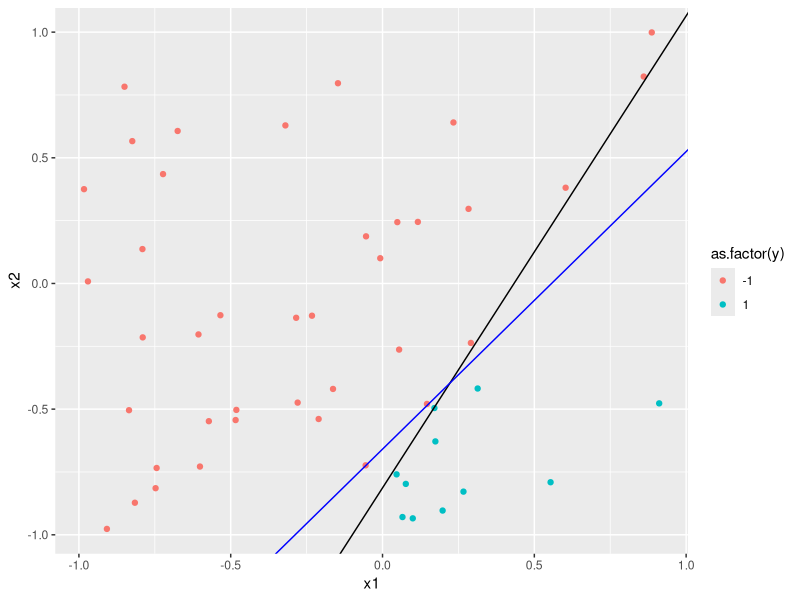

This figure's R source:
## Load the library
library(ggplot2)

## Function to generate the data
data.generate = function(N = 10, ext = 1){ 
	# Generate the points.
	x1 = runif(N, -ext, ext)
	x2 = runif(N, -ext, ext)
	
	# Draw a random line in the area.
	point = runif(2, -ext, ext)
	point2 = runif(2, -ext, ext)
	slope = (point2[2] - point[2]) / (point2[1] - point[1])
	intercept = point[2] - slope * point[1]
	
	# Assign the dependent values.
	y = as.numeric(x1 * slope + intercept > x2) * 2 - 1
	
	# Return the values.
	data = data.frame(x1,x2,y)
	return(list(data = data,slope = slope, intercept = intercept))
}	

## PLA
PLA = function(generated, max.iter = 10000){
	X = as.matrix(cbind(1, generated$data[c(1,2)]))
	w = c(0,0,0)
	counter = 0
	while(sum(sign(X %*% w) == generated$data$y) != nrow(X)){
		idx = sample(which(sign(X %*% w) !=generated$data$y),1)
		w = w + generated$data$y[idx] * X[idx,]
		counter = counter + 1
		if(counter >= max.iter) break()
	}
	return(list(w = w, counter = counter))
}

## Decision Boundary
d.b = function(w){
	dbx = runif(2, -1, 1)
	dby = (-w[1]-w[2]*dbx) / w[3]
	db.slope = (dby[2] - dby[1])/(dbx[2] - dbx[1])
	db.intercept = dby[2] - dbx[2]*db.slope
	return(list(db.slope = db.slope, db.intercept = db.intercept))
}

## Out-of-sample error rate
disagree = function(intercept, slope, db.intercept, db.slope, ext = 1, accuracy.level = 2){
	accuracy = 10 ^ accuracy.level
	x1 = x2 = 0:(accuracy) * 2 * ext / accuracy - ext
	disagreement = 0
	for(i in x1){
	 for(j in x2){
		if((i * slope + intercept > j & i * db.slope + db.intercept <= j)|(i * slope + intercept <= j & i * db.slope + db.intercept > j)) disagreement = disagreement + 1
	 }
	}
	error.rate = disagreement / accuracy^2
	return(error.rate)
}

## One example with N = 50
generated = data.generate(50) 
result = PLA(generated)
DB = d.b(result$w)
error.rate = disagree(generated$intercept, generated$slope, DB$db.intercept, DB$db.slope)
qplot(x1,x2,col= as.factor(y), data = generated$data) + geom_abline(intercept = generated$intercept, slope = generated$slope) + geom_abline(intercept = DB$db.intercept, slope = DB$db.slope, col = "blue")
print(paste("Number of iterations: ", result$counter, "  Out-of-sample error rate: ", error.rate, sep = ""))

## Problem 7 - 10
solve = function(N, run){
	actual.run = 0
	acc.error.rate = 0
	acc.counter = 0
	for(i in 1:run){
		generated = data.generate(N) 
		result = PLA(generated)
		DB = d.b(result$w)
		error.rate = disagree(generated$intercept, generated$slope, DB$db.intercept, DB$db.slope)
		if(result$counter >=10000) next()
		actual.run = actual.run + 1
		acc.error.rate = acc.error.rate + error.rate
		acc.counter = acc.counter + result$counter
	}
	mean.error.rate = acc.error.rate / actual.run
	mean.counter = acc.counter / actual.run
	return(list(mean.error.rate = mean.error.rate, mean.counter = mean.counter))
}

## Run 1000 times with N = 10
solve(10, 1000)

## Run 1000 times with N = 100
solve(100, 1000)
